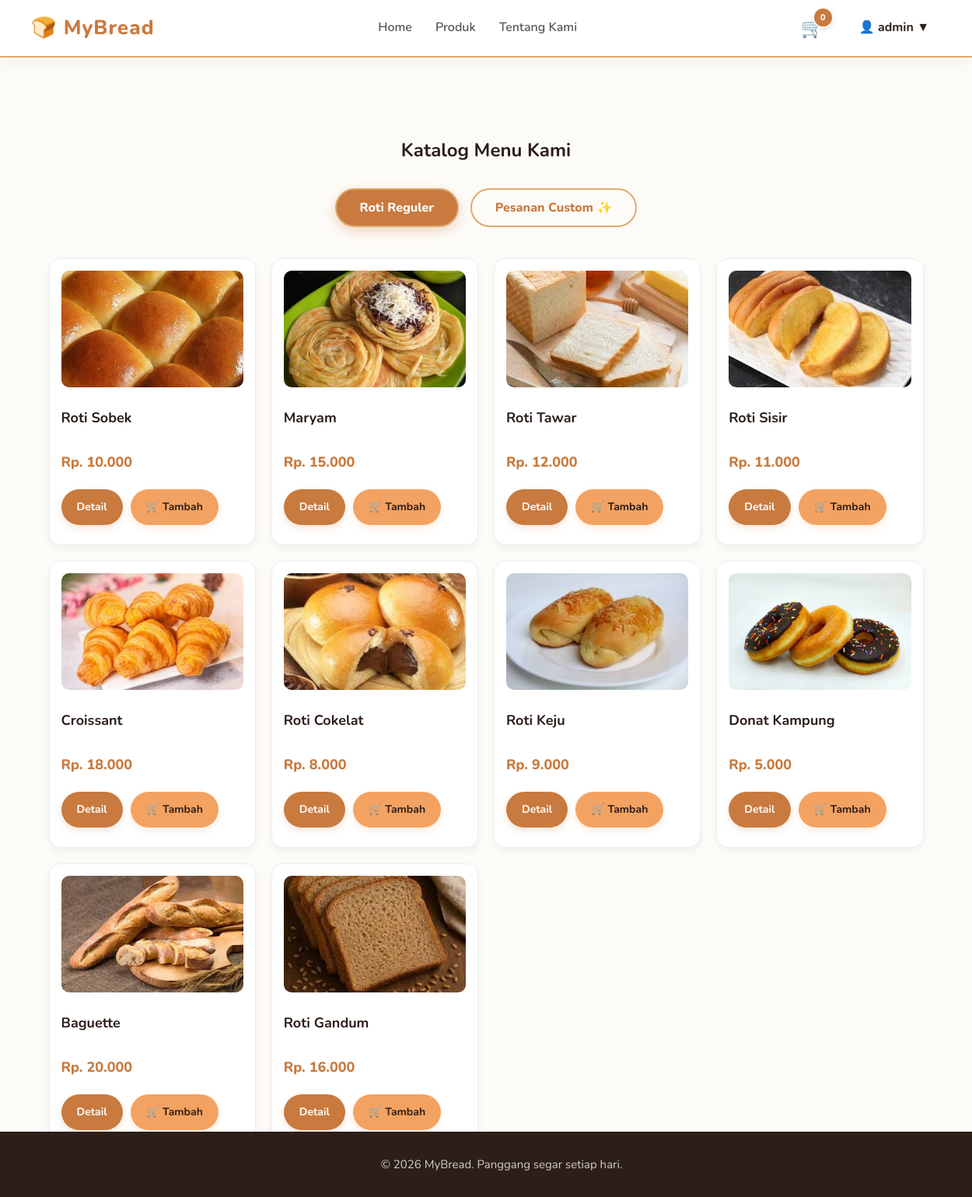
The page /produk.php (signed in) on the database its author committed.
### tables this page shows
CREATE TABLE `products` (
  `id` int(11) NOT NULL,
  `name` varchar(100) NOT NULL,
  `price` decimal(10,0) NOT NULL,
  `img` varchar(255) NOT NULL,
  `desc` text DEFAULT NULL,
  `category` enum('Reguler','Custom') NOT NULL
);

### produk.php (the view, shortened to what this page needs)
<?php
include 'koneksi.php';
$query_reguler = mysqli_query($conn, "SELECT * FROM products WHERE category = 'Reguler'");
include 'header.php';
?>
<div class="main-content">
    <div class="container">
        <h2 style="text-align: center; color: #2C1E18;">Katalog Menu Kami</h2>
        <div class="tab-container">
            <button class="tab-btn active" onclick="bukaTab(event, 'Reguler')">Roti Reguler</button>
            <button class="tab-btn" onclick="bukaTab(event, 'Custom')">Pesanan Custom ✨</button>
        </div>
        <div id="Reguler" class="tab-content active-tab">
            <div class="product-grid">
                <?php while($p = mysqli_fetch_assoc($query_reguler)): ?>
                <div class="product-card">
                    <img src="<?= $p['img'] ?>" alt="<?= $p['name'] ?>">
                    <div class="card-body">
                        <h3><?= $p['name'] ?></h3>
                        <p class="price">Rp. <?= number_format($p['price'], 0, ',', '.') ?></p>
                        <div class="card-buttons">
                            <a href="detail.php?id=<?= $p['id'] ?>" class="btn btn-detail">Detail</a>
                            <a href="detail.php?id=<?= $p['id'] ?>" class="btn btn-tambah">🛒 Tambah</a>
                        </div>
                    </div>
                </div>
                <?php endwhile; ?>
            </div>
        </div>
    </div>
</div>
<?php include 'footer.php'; ?>

### style.css (style rules this page uses)
body { display: flex; flex-direction: column; min-height: 100vh; background-color: #FDFBF7; font-family: 'Nunito', sans-serif; color: #333; line-height: 1.6; }
html, body { height: 100%; margin: 0; padding: 0; }
.main-content { flex: 1; }
h1, h2, h3, h4, h5, h6 { color: #2C1E18; margin-top: 0; }
.container { padding-top: 60px; padding-bottom: 60px; width: 90%; max-width: 1200px; margin: 0 auto; }
.btn { display: inline-block; padding: 12px 20px; border: none; cursor: pointer; border-radius: 30px; text-decoration: none; text-align: center; font-size: 14px; font-weight: 700; transition: all 0.3s cubic-bezier(0.25, 0.8, 0.25, 1); }
.btn-tambah { background-color: #F4A261; color: #2C1E18; box-shadow: 0 4px 10px rgba(244, 162, 97, 0.2); }
.btn-detail { background-color: #C97A3E; color: #FFFFFF; box-shadow: 0 4px 10px rgba(201, 122, 62, 0.2); }
.product-grid { display: grid; grid-template-columns: repeat(4, 1fr); gap: 25px; margin-top: 30px; }
.product-card { background: #fff; border-radius: 16px; overflow: hidden; box-shadow: 0 4px 15px rgba(0, 0, 0, 0.05); transition: all 0.3s ease; display: flex; flex-direction: column; border: 1px solid #F0E6D6; }
.product-card img { width: 100%; height: 180px; object-fit: cover; }
.card-body { padding: 20px; display: flex; flex-direction: column; flex-grow: 1; }
.card-body h3 { font-size: 18px; margin: 0 0 10px 0; color: #2C1E18; }
.card-body .price { font-weight: 800; color: #C97A3E; margin-bottom: 15px; }
.card-buttons { margin-top: auto; display: flex; gap: 10px; }
.product-card { background: #fff; border-radius: 15px; overflow: hidden; display: flex; flex-direction: column; box-shadow: 0 5px 15px rgba(0, 0, 0, 0.05); border: 1px solid #eee; transition: transform 0.3s ease; }
.product-card img { width: 100%; height: 200px; object-fit: cover; }
.card-body h3 { margin-top: auto; padding-top: 15px; }
.card-body .price { color: #C97A3E; font-size: 18px; font-weight: 800; margin-bottom: 20px; }
.card-buttons { display: flex; gap: 10px; margin-top: auto; }
.tab-container { display: flex; justify-content: center; gap: 15px; margin: 30px 0 40px 0; }
.tab-btn { padding: 12px 30px; border: 2px solid #E0A96D; background: transparent; color: #C97A3E; border-radius: 30px; cursor: pointer; font-weight: 800; font-family: inherit; font-size: 16px; transition: all 0.3s ease; }
.tab-btn.active { background-color: #C97A3E; color: #FFFFFF; box-shadow: 0 5px 15px rgba(201, 122, 62, 0.3); }
.tab-content { display: none; animation: fadeEffect 0.5s; }
.tab-content.active-tab { display: block; }

### produk.php (style rules this page uses)
.main-content { padding-top: 40px; padding-bottom: 60px; min-height: 80vh; }
.container { width: 90%; max-width: 1200px; margin: 0 auto; }
.tab-container { display: flex; justify-content: center; gap: 15px; margin: 30px 0 40px 0; }
.tab-btn { padding: 12px 30px; border: 2px solid #E0A96D; background: transparent; color: #C97A3E; border-radius: 30px; cursor: pointer; font-weight: 800; font-size: 16px; transition: 0.3s; }
.tab-btn.active { background-color: #C97A3E; color: #FFFFFF; }
.tab-content { display: none; }
.tab-content.active-tab { display: block; }
.product-grid { display: grid; grid-template-columns: repeat(4, 1fr); gap: 20px; }
.product-card { background: #fff; border-radius: 15px; padding: 15px; box-shadow: 0 4px 10px rgba(0,0,0,0.05); display: flex; flex-direction: column; }
.product-card img { width: 100%; height: 150px; object-fit: cover; border-radius: 10px; }
.card-body { padding: 10px 0; flex-grow: 1; }

### rows shown on the page
products: img (picture), name "Roti Sobek", price "10.000"
products: img (picture), name "Maryam", price "15.000"
products: img (picture), name "Roti Tawar", price "12.000"
products: img (picture), name "Roti Sisir", price "11.000"
products: img (picture), name "Croissant", price "18.000"
products: img (picture), name "Roti Cokelat", price "8.000"
products: img (picture), name "Roti Keju", price "9.000"
products: img (picture), name "Donat Kampung", price "5.000"
products: img (picture), name "Baguette", price "20.000"
products: img (picture), name "Roti Gandum", price "16.000"

### other values the page prints
$total_cart "0"
$_SESSION['user'] "admin"
